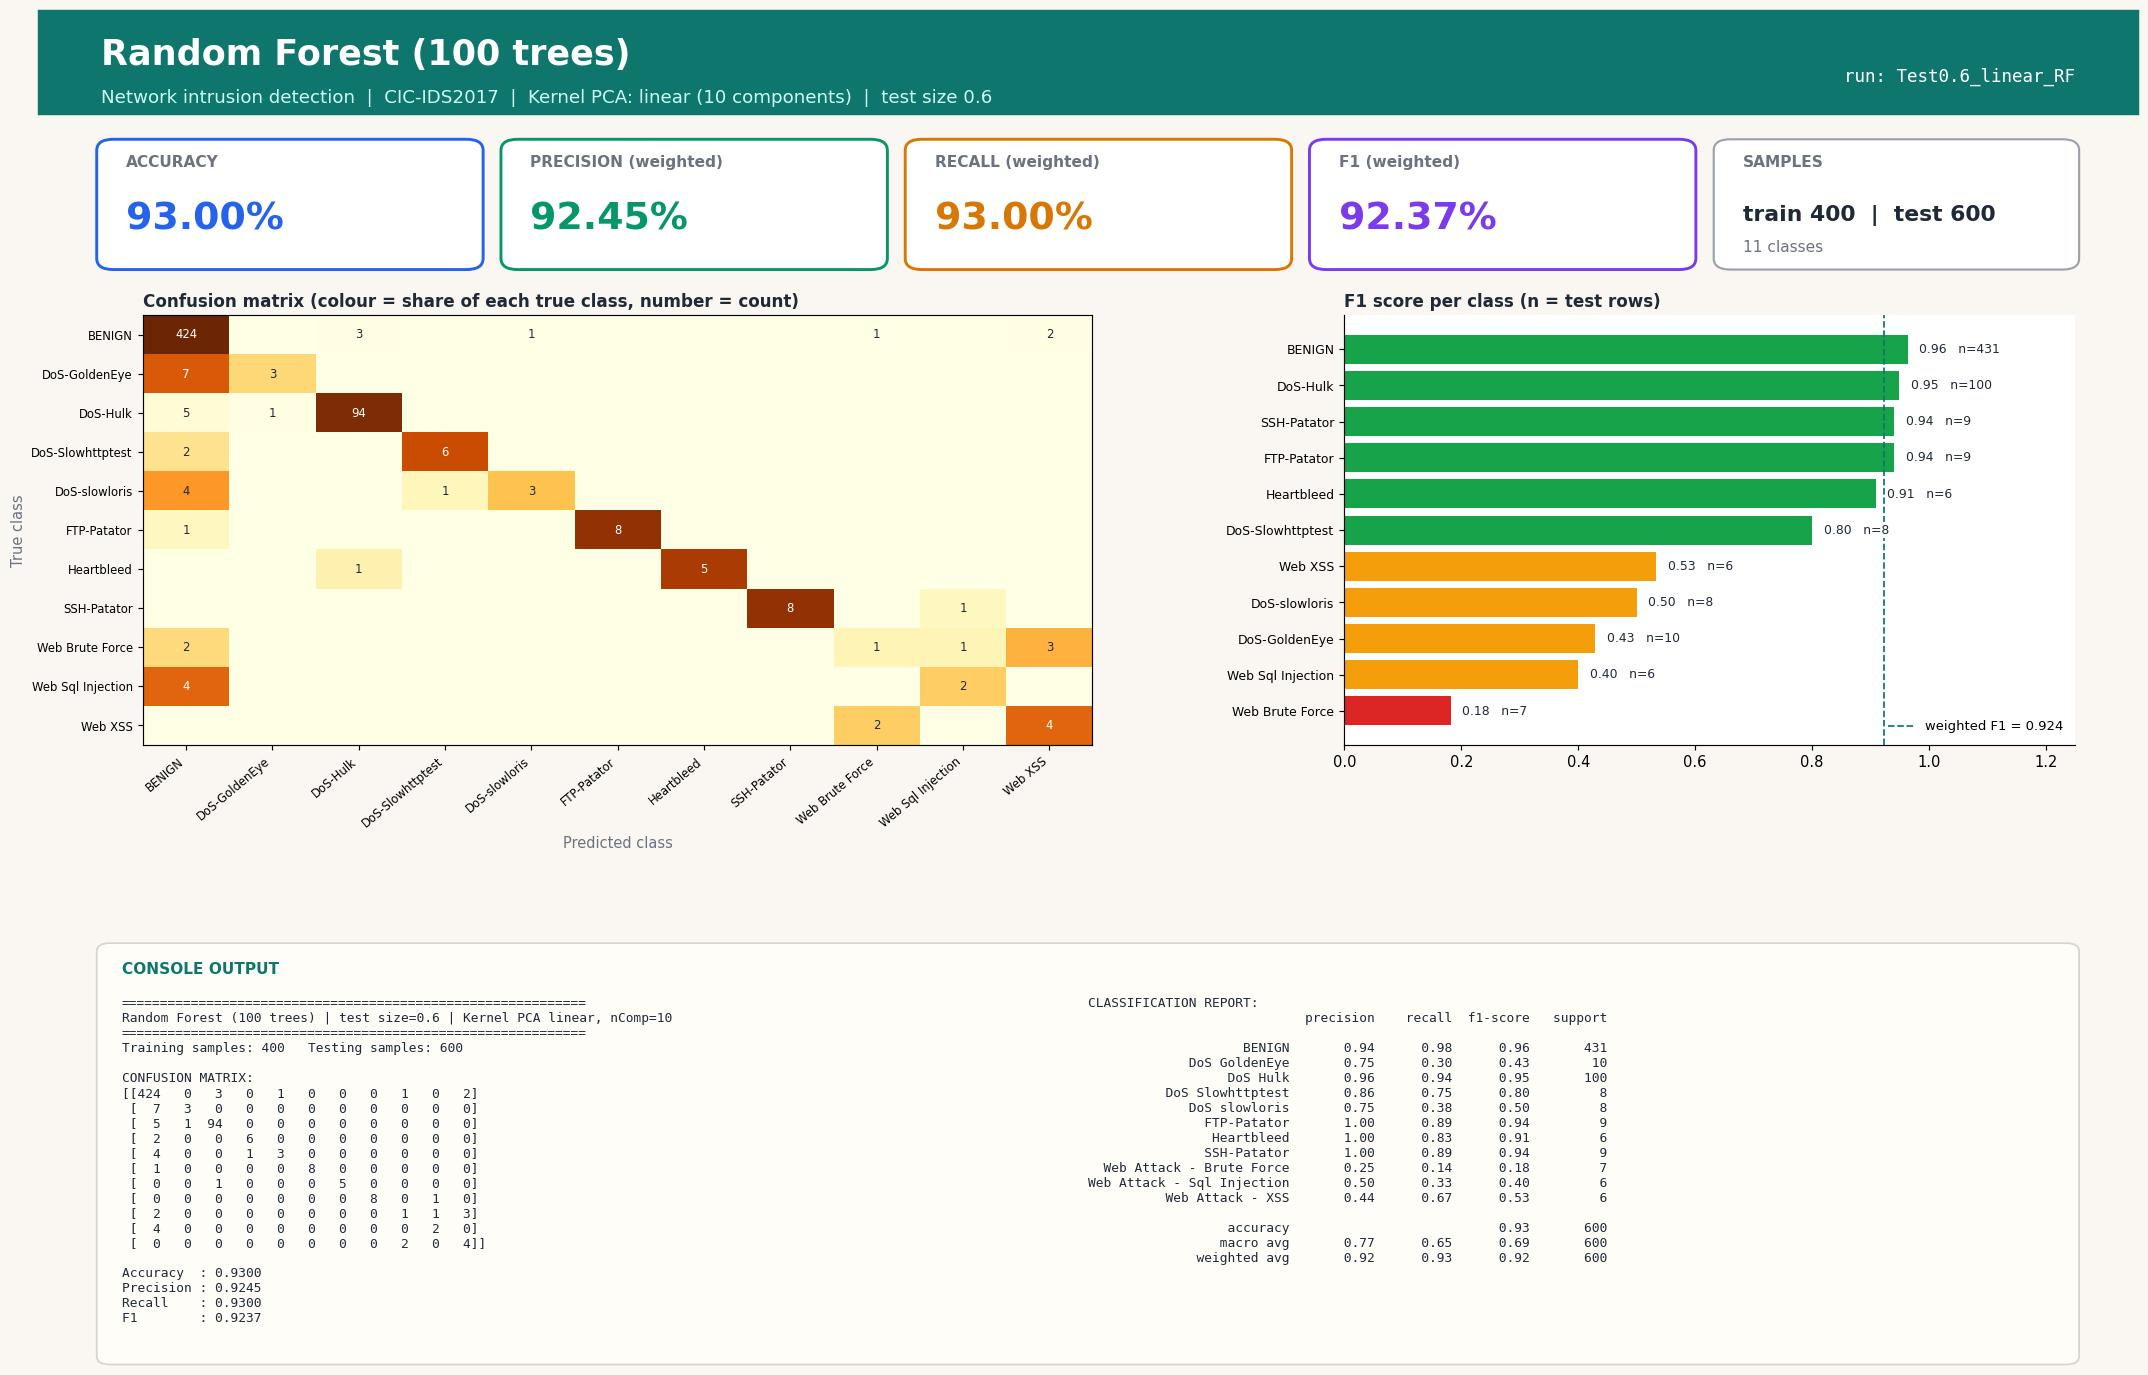

Reproduce this figure in Python.
#!/usr/bin/env python3
"""Random Forest (100 trees) | Test size 0.6 | Kernel PCA kernel=linear, n_components=10
CIC-IDS2017 (Tue+Wed+Thu-morning) 1000-row stratified sample.
Run in any IDE (Spyder / VS Code / PyCharm / Jupyter): open the file and press Run, no arguments needed.
Saves next to this file: 'Test0.6_linear_RF.jpg' - one image with the console output (confusion matrix, metrics, classification report) plus charts."""
import json, os
import numpy as np
import matplotlib.pyplot as plt
from sklearn.decomposition import KernelPCA
from sklearn.ensemble import RandomForestClassifier
from sklearn.metrics import (accuracy_score, classification_report, confusion_matrix,
                             f1_score, precision_score, recall_score)
from sklearn.model_selection import train_test_split
from sklearn.preprocessing import StandardScaler

TEST_SIZE, KERNEL, N_COMP, ALG, ALG_NAME = 0.6, "linear", 10, "RF", "Random Forest (100 trees)"
try:
    HERE = os.path.dirname(os.path.abspath(__file__))
except NameError:                      # Jupyter / interactive console
    HERE = os.getcwd()
def _find_root():                      # folder that contains data/sample.npz (works from any working directory)
    for p in (HERE, os.path.join(HERE, ".."), os.path.join(HERE, "..", ".."), os.getcwd()):
        if os.path.exists(os.path.join(p, "data", "sample.npz")):
            return os.path.abspath(p)
    raise FileNotFoundError("data/sample.npz not found - run prepare_data.py or keep the repo folder structure")
ROOT = _find_root()
tag = f"Test{TEST_SIZE}_{KERNEL}_{ALG}"

# 1. LOAD cached, cleaned sample (see prepare_data.py)
d = np.load(os.path.join(ROOT, "data", "sample.npz"), allow_pickle=True)
X, y, class_names = d["X"], d["y"], [str(c).replace("�", "-") for c in d["classes"]]

# 2. SPLIT
X_train, X_test, y_train, y_test = train_test_split(
    X, y, test_size=TEST_SIZE, random_state=42, stratify=y)

# 3. SCALE (fit on train only)
scaler = StandardScaler()
X_train = scaler.fit_transform(X_train); X_test = scaler.transform(X_test)

# 4. DIMENSIONALITY REDUCTION: Kernel PCA (fit on train only; gamma = sklearn default 1/n_features)
kpca = KernelPCA(n_components=N_COMP, kernel=KERNEL, random_state=0)
X_train = kpca.fit_transform(X_train); X_test = kpca.transform(X_test)

# 5. CLASSIFIER
classifier = RandomForestClassifier(n_estimators=100, random_state=0, n_jobs=1)
classifier.fit(X_train, y_train)
y_pred = classifier.predict(X_test)

# 6. METRICS
labels = np.arange(len(class_names))
cm = confusion_matrix(y_test, y_pred, labels=labels)
res = dict(test_size=TEST_SIZE, kernel=KERNEL, n_components=N_COMP, algorithm=ALG, model=ALG_NAME,
           n_train=int(len(y_train)), n_test=int(len(y_test)),
           accuracy=accuracy_score(y_test, y_pred),
           precision=precision_score(y_test, y_pred, average="weighted", zero_division=0),
           recall=recall_score(y_test, y_pred, average="weighted", zero_division=0),
           f1=f1_score(y_test, y_pred, average="weighted", zero_division=0))
report = classification_report(y_test, y_pred, labels=labels, target_names=class_names, zero_division=0)
lines = ["=" * 60, f"{ALG_NAME} | test size={TEST_SIZE} | Kernel PCA {KERNEL}, nComp={N_COMP}", "=" * 60,
         f"Training samples: {len(y_train)}   Testing samples: {len(y_test)}", "", "CONFUSION MATRIX:", np.array2string(cm), ""]
for k in ("accuracy", "precision", "recall", "f1"): lines.append(f"{k.capitalize():10s}: {res[k]:.4f}")
lines += ["", "CLASSIFICATION REPORT:", report]
console_output = "\n".join(lines); print(console_output)

# 7. VISUAL OUTPUT: ONE report-style image (banner, KPI cards, charts, console output) - real results only
from matplotlib.patches import FancyBboxPatch, Rectangle
short = [c.replace("Web Attack - ", "Web ").replace("DoS ", "DoS-") for c in class_names]
rep = classification_report(y_test, y_pred, labels=labels, target_names=class_names, zero_division=0, output_dict=True)
cmn = cm / np.maximum(cm.sum(axis=1, keepdims=True), 1)          # row-normalised = per-class recall
INK, MUTED, BG, ACC = "#1f2937", "#6b7280", "#faf7f2", "#0f766e"
fig = plt.figure(figsize=(20, 13.2), dpi=105, facecolor=BG)
fig.add_artist(Rectangle((0, 0.925), 1, 0.075, transform=fig.transFigure, color=ACC, zorder=0))
fig.text(0.03, 0.968, f"{ALG_NAME}", fontsize=24, fontweight="bold", color="white", va="center")
fig.text(0.03, 0.937, f"Network intrusion detection  |  CIC-IDS2017  |  Kernel PCA: {KERNEL} ({N_COMP} components)  |  test size {TEST_SIZE}",
         fontsize=12.5, color="#ccfbf1", va="center")
fig.text(0.97, 0.952, f"run: {tag}", fontsize=12, color="white", ha="right", va="center", family="monospace")

# KPI cards
cards = [("ACCURACY", res["accuracy"], "#2563eb"), ("PRECISION (weighted)", res["precision"], "#059669"),
         ("RECALL (weighted)", res["recall"], "#d97706"), ("F1 (weighted)", res["f1"], "#7c3aed")]
for i, (lab, v, col) in enumerate(cards):
    x0 = 0.03 + i * 0.1925
    fig.add_artist(FancyBboxPatch((x0, 0.815), 0.18, 0.09, boxstyle="round,pad=0.002,rounding_size=0.008", transform=fig.transFigure,
                                  facecolor="white", edgecolor=col, linewidth=2))
    fig.text(x0 + 0.012, 0.887, lab, fontsize=10.5, color=MUTED, fontweight="bold")
    fig.text(x0 + 0.012, 0.842, f"{v * 100:.2f}%", fontsize=26, color=col, fontweight="bold")
fig.add_artist(FancyBboxPatch((0.80, 0.815), 0.17, 0.09, boxstyle="round,pad=0.002,rounding_size=0.008", transform=fig.transFigure,
                              facecolor="white", edgecolor="#9ca3af", linewidth=1.5))
fig.text(0.812, 0.887, "SAMPLES", fontsize=10.5, color=MUTED, fontweight="bold")
fig.text(0.812, 0.848, f"train {res['n_train']}  |  test {res['n_test']}", fontsize=15, color=INK, fontweight="bold")
fig.text(0.812, 0.826, f"{len(class_names)} classes", fontsize=10.5, color=MUTED)

gs = fig.add_gridspec(1, 2, left=0.05, right=0.97, top=0.78, bottom=0.47, wspace=0.30, width_ratios=[1.3, 1])
ax1 = fig.add_subplot(gs[0, 0]); ax2 = fig.add_subplot(gs[0, 1])
for ax in (ax1, ax2): ax.set_facecolor("white")
im = ax1.imshow(cmn, cmap="YlOrBr", vmin=0, vmax=1, aspect="auto")
ax1.set_xticks(labels); ax1.set_yticks(labels); ax1.set_xticklabels(short, rotation=40, ha="right", fontsize=8); ax1.set_yticklabels(short, fontsize=8)
ax1.set_title("Confusion matrix (colour = share of each true class, number = count)", loc="left", fontsize=11.5, color=INK, fontweight="bold")
ax1.set_xlabel("Predicted class", color=MUTED); ax1.set_ylabel("True class", color=MUTED)
for a_ in labels:
    for b_ in labels:
        if cm[a_, b_]: ax1.text(b_, a_, cm[a_, b_], ha="center", va="center", fontsize=8, color="white" if cmn[a_, b_] > 0.6 else INK)
f1s = [rep[c]["f1-score"] for c in class_names]; sup = [int(rep[c]["support"]) for c in class_names]
order = np.argsort(f1s)
cols = ["#dc2626" if f1s[i] < 0.34 else "#f59e0b" if f1s[i] < 0.67 else "#16a34a" for i in order]
ax2.barh(range(len(order)), [f1s[i] for i in order], color=cols)
ax2.set_yticks(range(len(order))); ax2.set_yticklabels([short[i] for i in order], fontsize=8.5); ax2.set_xlim(0, 1.25)
ax2.set_title("F1 score per class (n = test rows)", loc="left", fontsize=11.5, color=INK, fontweight="bold")
for k, i in enumerate(order): ax2.text(f1s[i] + 0.02, k, f"{f1s[i]:.2f}   n={sup[i]}", va="center", fontsize=8.5, color=INK, zorder=5, bbox=dict(facecolor="white", edgecolor="none", pad=1))
for sp in ("top", "right"): ax2.spines[sp].set_visible(False)
ax2.axvline(res["f1"], color=ACC, ls="--", lw=1.2, label=f"weighted F1 = {res['f1']:.3f}"); ax2.legend(loc="lower right", fontsize=9, frameon=False)

# console output panel (same text that is printed to the console)
fig.add_artist(FancyBboxPatch((0.03, 0.025), 0.94, 0.30, boxstyle="round,pad=0.002,rounding_size=0.006", transform=fig.transFigure,
                              facecolor="#fffdf8", edgecolor="#d6d3d1", linewidth=1.2))
fig.text(0.04, 0.305, "CONSOLE OUTPUT", fontsize=10.5, color=ACC, fontweight="bold")
split_at = lines.index("CLASSIFICATION REPORT:")
fig.text(0.04, 0.288, "\n".join(lines[:split_at]), family="monospace", fontsize=8.8, color=INK, va="top")
fig.text(0.50, 0.288, "\n".join(lines[split_at:]), family="monospace", fontsize=8.8, color=INK, va="top")
plt.savefig(os.path.join(HERE, tag + ".jpg"), format="jpg", bbox_inches="tight", facecolor=BG)
if os.environ.get("ACN_NO_SHOW") != "1": plt.show()   # IDEs display the image; run_all.py disables this
plt.close()

os.makedirs(os.path.join(ROOT, "results", "json"), exist_ok=True)
with open(os.path.join(ROOT, "results", "json", tag + ".json"), "w") as f: json.dump(res, f)
